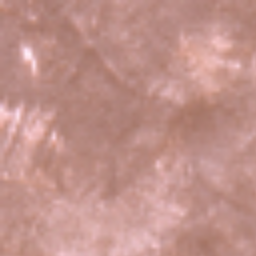
#> input picture data/generated_training/image_chips/brazil_1613867384368438285913_1613867385107262632908_chip_000.png, 256 x 256 px; its folder holds only this picture in this run
$ python train_simple_change_model.py
#> lines starting #> are read from the running program, lines starting #| are printed output that depends on the picture
"""
Simple Change Detection Model Training
Uses a standard U-Net without custom layers for easier serialization
"""

import os
os.environ['TF_CPP_MIN_LOG_LEVEL'] = '2'

import numpy as np
import cv2
from pathlib import Path
import logging
from tensorflow import keras
from tensorflow.keras import layers
import tensorflow as tf

logging.basicConfig(level=logging.INFO)
logger = logging.getLogger(__name__)

def build_simple_unet(input_shape=(256, 256, 6)):
    """Build a simple U-Net that takes 6-channel input (before+after concatenated)"""

    inputs = layers.Input(shape=input_shape)

    # Encoder
    # Block 1
    c1 = layers.Conv2D(32, 3, activation='relu', padding='same')(inputs)
    c1 = layers.BatchNormalization()(c1)
    c1 = layers.Conv2D(32, 3, activation='relu', padding='same')(c1)
    c1 = layers.BatchNormalization()(c1)
    p1 = layers.MaxPooling2D(2)(c1)
    p1 = layers.Dropout(0.1)(p1)

    # Block 2
    c2 = layers.Conv2D(64, 3, activation='relu', padding='same')(p1)
    c2 = layers.BatchNormalization()(c2)
    c2 = layers.Conv2D(64, 3, activation='relu', padding='same')(c2)
    c2 = layers.BatchNormalization()(c2)
    p2 = layers.MaxPooling2D(2)(c2)
    p2 = layers.Dropout(0.1)(p2)

    # Block 3
    c3 = layers.Conv2D(128, 3, activation='relu', padding='same')(p2)
    c3 = layers.BatchNormalization()(c3)
    c3 = layers.Conv2D(128, 3, activation='relu', padding='same')(c3)
    c3 = layers.BatchNormalization()(c3)
    p3 = layers.MaxPooling2D(2)(c3)
    p3 = layers.Dropout(0.2)(p3)

    # Block 4
    c4 = layers.Conv2D(256, 3, activation='relu', padding='same')(p3)
    c4 = layers.BatchNormalization()(c4)
    c4 = layers.Conv2D(256, 3, activation='relu', padding='same')(c4)
    c4 = layers.BatchNormalization()(c4)
    p4 = layers.MaxPooling2D(2)(c4)
    p4 = layers.Dropout(0.2)(p4)

    # Bridge
    c5 = layers.Conv2D(512, 3, activation='relu', padding='same')(p4)
    c5 = layers.BatchNormalization()(c5)
    c5 = layers.Conv2D(512, 3, activation='relu', padding='same')(c5)
    c5 = layers.BatchNormalization()(c5)
    c5 = layers.Dropout(0.3)(c5)

    # Decoder
    # Block 6
    u6 = layers.Conv2DTranspose(256, 2, strides=2, padding='same')(c5)
    u6 = layers.Concatenate()([u6, c4])
    c6 = layers.Conv2D(256, 3, activation='relu', padding='same')(u6)
    c6 = layers.BatchNormalization()(c6)
    c6 = layers.Conv2D(256, 3, activation='relu', padding='same')(c6)
    c6 = layers.BatchNormalization()(c6)
    c6 = layers.Dropout(0.2)(c6)

    # Block 7
    u7 = layers.Conv2DTranspose(128, 2, strides=2, padding='same')(c6)
    u7 = layers.Concatenate()([u7, c3])
    c7 = layers.Conv2D(128, 3, activation='relu', padding='same')(u7)
    c7 = layers.BatchNormalization()(c7)
    c7 = layers.Conv2D(128, 3, activation='relu', padding='same')(c7)
    c7 = layers.BatchNormalization()(c7)
    c7 = layers.Dropout(0.2)(c7)

    # Block 8
    u8 = layers.Conv2DTranspose(64, 2, strides=2, padding='same')(c7)
    u8 = layers.Concatenate()([u8, c2])
    c8 = layers.Conv2D(64, 3, activation='relu', padding='same')(u8)
    c8 = layers.BatchNormalization()(c8)
    c8 = layers.Conv2D(64, 3, activation='relu', padding='same')(c8)
    c8 = layers.BatchNormalization()(c8)
    c8 = layers.Dropout(0.1)(c8)

    # Block 9
    u9 = layers.Conv2DTranspose(32, 2, strides=2, padding='same')(c8)
    u9 = layers.Concatenate()([u9, c1])
    c9 = layers.Conv2D(32, 3, activation='relu', padding='same')(u9)
    c9 = layers.BatchNormalization()(c9)
    c9 = layers.Conv2D(32, 3, activation='relu', padding='same')(c9)
    c9 = layers.BatchNormalization()(c9)

    # Output
    outputs = layers.Conv2D(1, 1, activation='sigmoid')(c9)

    model = keras.Model(inputs, outputs, name='SimpleChangeUNet')
    return model

def dice_coef(y_true, y_pred, smooth=1e-7):
    y_true_f = tf.reshape(y_true, [-1])
    y_pred_f = tf.reshape(y_pred, [-1])
    intersection = tf.reduce_sum(y_true_f * y_pred_f)
    return (2. * intersection + smooth) / (tf.reduce_sum(y_true_f) + tf.reduce_sum(y_pred_f) + smooth)

def dice_loss(y_true, y_pred):
    return 1 - dice_coef(y_true, y_pred)

def combined_loss(y_true, y_pred):
    bce = keras.losses.binary_crossentropy(y_true, y_pred)
    dice = dice_loss(y_true, y_pred)
    return 0.5 * bce + 0.5 * dice

def load_training_data():
    """Load before/after image pairs and masks"""
    chips_dir = Path("data/generated_training/image_chips")
    masks_dir = Path("data/generated_training/mask_chips")

    chip_files = sorted(chips_dir.glob("*.png"))
    logger.info(f"Found {len(chip_files)} training chips")

    # Group by pair
    pairs = {}
    for f in chip_files:
        # Extract pair ID from filename
        parts = f.stem.split('_')
        if len(parts) >= 3:
            pair_id = parts[1]  # First ID
            chip_num = parts[-1]  # chip_XXX
            key = f"{pair_id}_{chip_num}"
            if key not in pairs:
                pairs[key] = {'chips': [], 'masks': []}
            pairs[key]['chips'].append(f)

            # Find corresponding mask
            mask_path = masks_dir / f.name
            if mask_path.exists():
                pairs[key]['masks'].append(mask_path)

    # Load images - use the after image as reference, simulate before with augmentation
    X_data = []
    y_data = []

    for i, chip_file in enumerate(chip_files[:300]):  # Limit to 300
        if i % 50 == 0:
            logger.info(f"  Loading {i}/{min(300, len(chip_files))}...")

        # Load after image
        after_img = cv2.imread(str(chip_file))
#> after_img is the input picture: shape (256, 256, 3); mean B, G, R 138.5, 145.6, 192.3
        if after_img is None:
            continue
        after_img = cv2.cvtColor(after_img, cv2.COLOR_BGR2RGB)
        after_img = cv2.resize(after_img, (256, 256))
        after_img = after_img.astype(np.float32) / 255.0

        # Create simulated "before" image (more green, less deforested)
        before_img = after_img.copy()
        # Boost green channel slightly
        before_img[:, :, 1] = np.clip(before_img[:, :, 1] * 1.1, 0, 1)
        # Add slight blur to simulate temporal difference
        before_img = cv2.GaussianBlur(before_img, (3, 3), 0.5)

        # Load mask
        mask_path = masks_dir / chip_file.name
        if mask_path.exists():
            mask = cv2.imread(str(mask_path), cv2.IMREAD_GRAYSCALE)
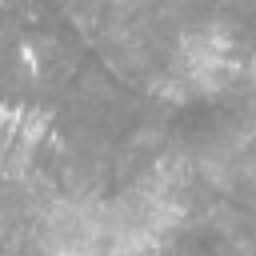
#> mask: shape (256, 256); min 129, max 242, mean 158.2
            mask = cv2.resize(mask, (256, 256))
            mask = (mask > 127).astype(np.float32)
#> mask: shape (256, 256) float32; every value is 1
        else:
            # Create mask from difference
            diff = np.abs(after_img.mean(axis=2) - before_img.mean(axis=2))
            mask = (diff > 0.1).astype(np.float32)

        # Concatenate before and after into 6 channels
        combined = np.concatenate([before_img, after_img], axis=-1)  # (256, 256, 6)

        X_data.append(combined)
        y_data.append(mask)

    X = np.array(X_data)
    y = np.array(y_data)[..., np.newaxis]

    logger.info(f"Loaded {len(X)} samples")
    logger.info(f"X shape: {X.shape}, y shape: {y.shape}")
    logger.info(f"Samples with deforestation: {np.sum(y.sum(axis=(1,2,3)) > 0)}/{len(y)}")

    return X, y

def main():
    logger.info("=" * 60)
    logger.info("SIMPLE CHANGE DETECTION MODEL TRAINING")
    logger.info("=" * 60)

    # Load data
    X, y = load_training_data()

    # Split
    split = int(0.8 * len(X))
#> split = 0
    X_train, X_val = X[:split], X[split:]
#> X_train = empty array
    y_train, y_val = y[:split], y[split:]
#> y_train = empty array

    logger.info(f"Train: {len(X_train)}, Val: {len(X_val)}")

    # Build model
    logger.info("\nBuilding Simple U-Net...")
    model = build_simple_unet(input_shape=(256, 256, 6))
    model.summary()

    # Compile
    model.compile(
        optimizer=keras.optimizers.Adam(learning_rate=0.001),
        loss=combined_loss,
        metrics=['accuracy', dice_coef]
    )

    # Callbacks
    callbacks = [
        keras.callbacks.EarlyStopping(
            monitor='val_dice_coef',
            patience=10,
            restore_best_weights=True,
            mode='max'
        ),
        keras.callbacks.ReduceLROnPlateau(
            monitor='val_dice_coef',
            factor=0.5,
            patience=5,
            min_lr=1e-6,
            mode='max'
        ),
        keras.callbacks.ModelCheckpoint(
            'outputs/models/simple_change_best.keras',
            monitor='val_dice_coef',
            save_best_only=True,
            mode='max',
            verbose=1
        )
    ]

    # Train
    logger.info("\nStarting training...")
    history = model.fit(
        X_train, y_train,
        validation_data=(X_val, y_val),
        epochs=30,
        batch_size=8,
        callbacks=callbacks
    )

    # Save final model in Keras format (better compatibility)
    output_path = Path("outputs/models/simple_change_model.keras")
    model.save(output_path)
    logger.info(f"\n✅ Model saved to: {output_path}")

    # Also save in H5 format for compatibility
    h5_path = Path("outputs/models/simple_change_model.h5")
    model.save(h5_path)
    logger.info(f"✅ Model also saved to: {h5_path}")

    logger.info("\n" + "=" * 60)
    logger.info("TRAINING COMPLETE")
    logger.info("=" * 60)
    logger.info(f"Best Validation Dice: {max(history.history['val_dice_coef']):.4f}")

if __name__ == "__main__":
    main()
#> (the call stopped at in build_simple_unet, `inputs = layers.Input(shape=input_shape)`: tensorflow is not available in this run)

$ run again, on data/generated_training/image_chips/brazil_1613867384368438285913_1613867385107262632908_chip_004.png
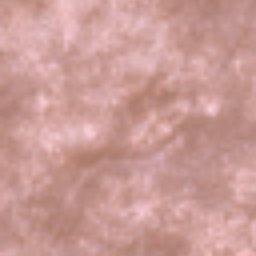
#> input picture data/generated_training/image_chips/brazil_1613867384368438285913_1613867385107262632908_chip_004.png, 256 x 256 px
#> in load_training_data, after_img is the input picture: shape (256, 256, 3); mean B, G, R 150.2, 155.3, 201.8
#> in load_training_data, `mask = cv2.imread(str(mask_path), cv2.IMREAD_GRAYSCALE)`:
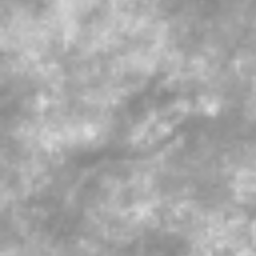
#> mask: shape (256, 256); min 133, max 222, mean 168.1
#> split = 0
#> X_train = empty array

$ run again, on data/generated_training/image_chips/brazil_1613867384368438285913_1613867385107262632908_chip_005.png
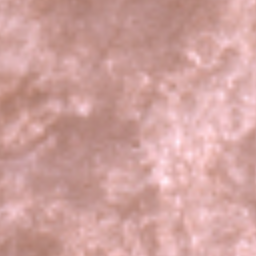
#> input picture data/generated_training/image_chips/brazil_1613867384368438285913_1613867385107262632908_chip_005.png, 256 x 256 px
#> in load_training_data, after_img is the input picture: shape (256, 256, 3); mean B, G, R 157.8, 161.9, 208
#> in load_training_data, `mask = cv2.imread(str(mask_path), cv2.IMREAD_GRAYSCALE)`:
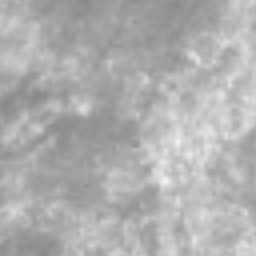
#> mask: shape (256, 256); min 134, max 243, mean 174.7
#> split = 0
#> X_train = empty array

$ run again, on data/generated_training/image_chips/brazil_1613867384368438285913_1613867385107262632908_chip_006.png
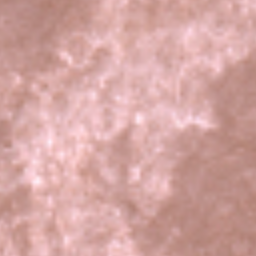
#> input picture data/generated_training/image_chips/brazil_1613867384368438285913_1613867385107262632908_chip_006.png, 256 x 256 px
#> in load_training_data, after_img is the input picture: shape (256, 256, 3); mean B, G, R 162, 165.5, 211.4
#> in load_training_data, `mask = cv2.imread(str(mask_path), cv2.IMREAD_GRAYSCALE)`:
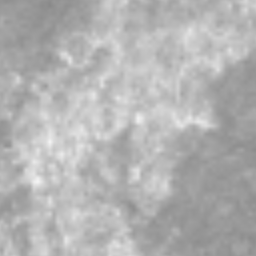
#> mask: shape (256, 256); min 137, max 243, mean 178.3
#> split = 0
#> X_train = empty array

$ run again, on data/generated_training/image_chips/brazil_1613867384368438285913_1613867385107262632908_chip_001.png
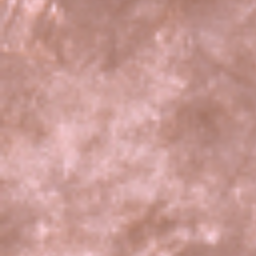
#> input picture data/generated_training/image_chips/brazil_1613867384368438285913_1613867385107262632908_chip_001.png, 256 x 256 px
#> in load_training_data, after_img is the input picture: shape (256, 256, 3); mean B, G, R 148.2, 153.8, 200.4
#> in load_training_data, `mask = cv2.imread(str(mask_path), cv2.IMREAD_GRAYSCALE)`:
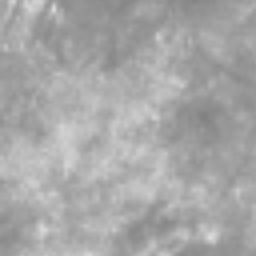
#> mask: shape (256, 256); min 129, max 222, mean 166.6
#> split = 0
#> X_train = empty array
